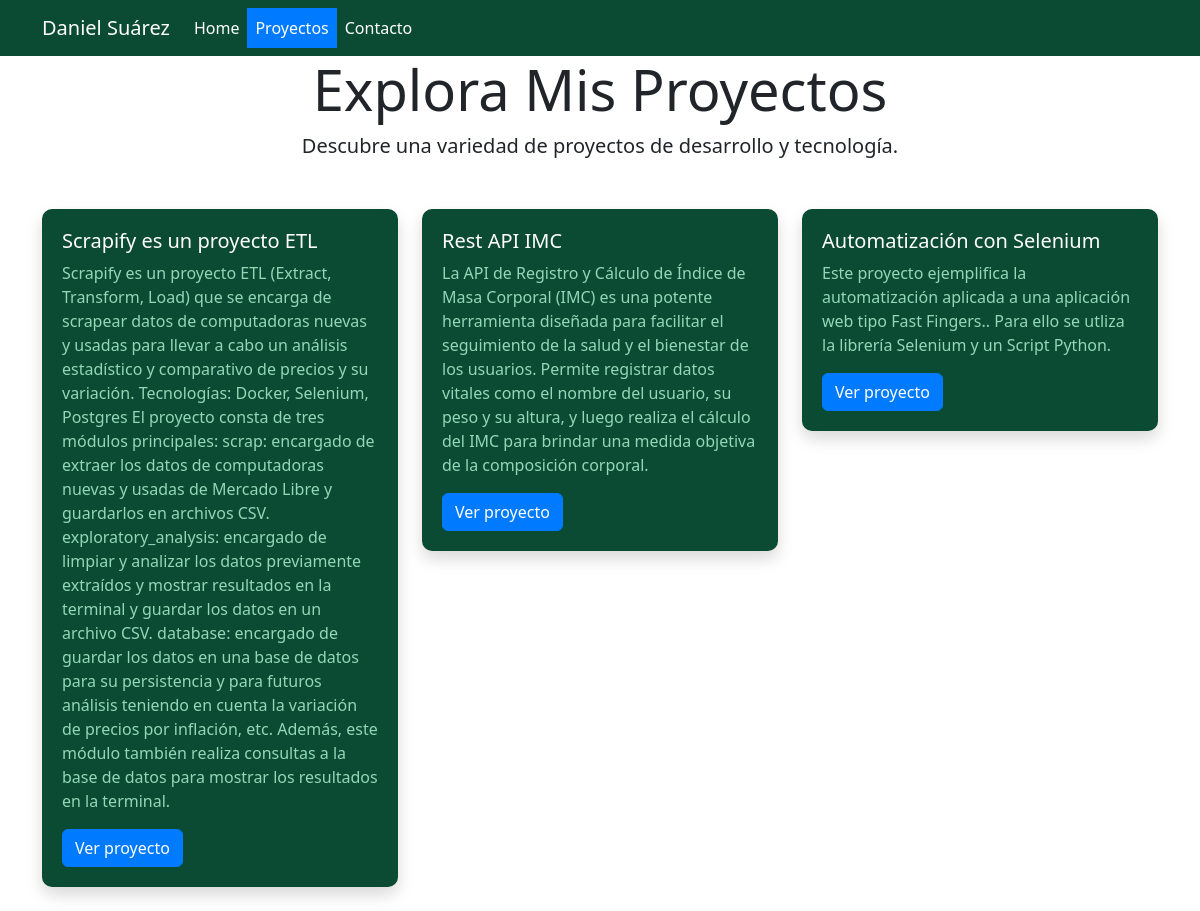
The page /projects/ on the database as committed earlier.
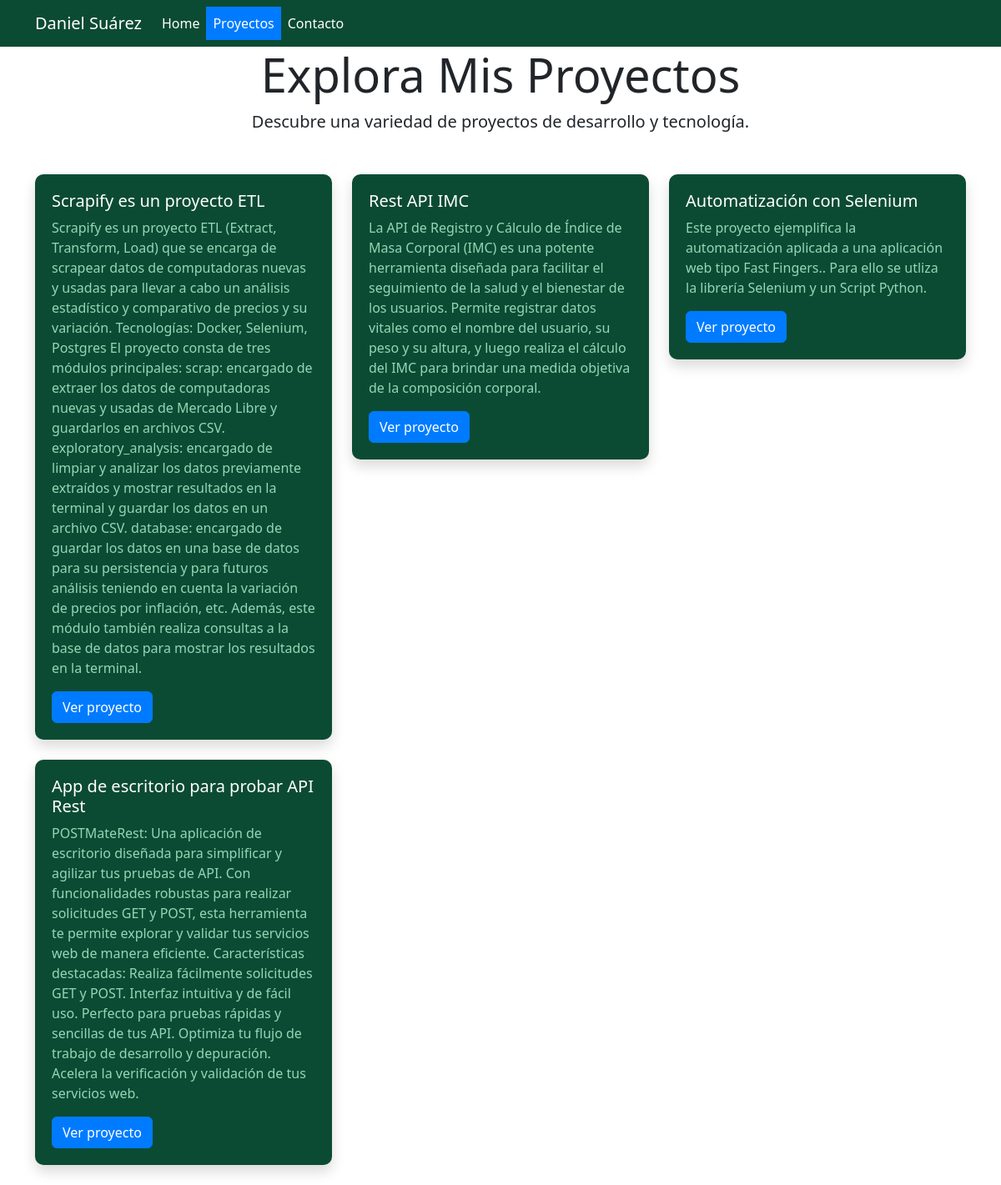
The same page on the database as committed later.
### projects/models.py (models this page shows, shortened)
class Project(models.Model):
    title = models.CharField(max_length=100)
    description = models.TextField()
    github_link = models.URLField(blank=True, null=True)
    project_online = models.URLField(blank=True, null=True)
    youtube_embed = models.TextField(blank=True, null=True)
    MEDIA_CHOICES = [('image', 'Image'), ('video', 'Video')]
    media_type = models.CharField(max_length=20, choices=MEDIA_CHOICES)

### projects/views.py (the view)
# urls.py: path("", include('projects.urls')),
def projects(request):
    projects = Project.objects.all()
    context = {'projects': projects}
    return render(request, 'projects/projects.html', context)

### projects/templates/projects/projects.html (shortened to what this page needs)
{% extends 'home/base.html' %}
{% load static %}
{% block content %}
  <div class="container">
    <div class="text-center mb-5 neon-text">
      <h1 class="display-4">Explora Mis Proyectos</h1>
      <p class="lead">Descubre una variedad de proyectos de desarrollo y tecnología.</p>
    </div>
    <div class="row">
      {% for project in projects %}
        <div class="col-md-4 mb-4">
          <div class="card custom-card border-0 shadow">
            <div class="card-body">
              <h5 class="card-title">{{ project.title }}</h5>
              <p class="card-text">{{ project.description }}</p>
              <a href="{% url 'project-details' project.id %}" class="btn custom-button">Ver proyecto</a>
            </div>
          </div>
        </div>
      {% endfor %}
    </div>
  </div>
{% endblock %}

Rows that differ between the two databases and show on the page:
added Project: title "App de escritorio para probar API Rest", description "POSTMateRest: Una aplicación de escritorio diseñada para simplificar y agilizar tus pruebas de API. Con funcionalidades robustas para realizar solicitudes GET y POST, esta herramienta te permite explorar y validar tus servicios web de manera eficiente. Características destacadas: Realiza fácilmente solicitudes GET y POST. Interfaz intuitiva y de fácil uso. Perfecto para pruebas rápidas y sencillas de tus API. Optimiza tu flujo de trabajo de desarrollo y depuración. Acelera la verificación y validación de tus servicios web."
